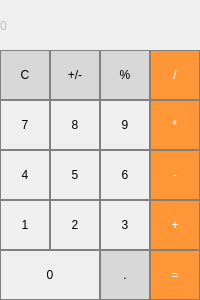
<?xml version="1.0" encoding="UTF-8"?>
<ui version="4.0">
 <class>MainWindow</class>
 <widget class="QMainWindow" name="MainWindow">
  <property name="geometry">
   <rect>
    <x>0</x>
    <y>0</y>
    <width>200</width>
    <height>300</height>
   </rect>
  </property>
  <property name="windowTitle">
   <string>СПЗ лабораторные</string>
  </property>
  <widget class="QWidget" name="centralwidget">
   <widget class="QPushButton" name="ResultButton">
    <property name="enabled">
     <bool>true</bool>
    </property>
    <property name="geometry">
     <rect>
      <x>150</x>
      <y>250</y>
      <width>50</width>
      <height>50</height>
     </rect>
    </property>
    <property name="styleSheet">
     <string notr="true">QPushButton {
  background-color: rgb(255, 151, 57);
  color: white; 
  border: 1px solid gray;
}

QPushButton:pressed {
    background-color: qlineargradient(x1: 0, y1: 0, x2: 0, y2: 1,
                                      stop: 0 #FF7832, stop: 1 #FF9739);
}</string>
    </property>
    <property name="text">
     <string>=</string>
    </property>
   </widget>
   <widget class="QPushButton" name="DivideButton">
    <property name="enabled">
     <bool>true</bool>
    </property>
    <property name="geometry">
     <rect>
      <x>150</x>
      <y>50</y>
      <width>50</width>
      <height>50</height>
     </rect>
    </property>
    <property name="styleSheet">
     <string notr="true">QPushButton {
  background-color: rgb(255, 151, 57);
  color: white; 
  border: 1px solid gray;
}

QPushButton:pressed {
    background-color: qlineargradient(x1: 0, y1: 0, x2: 0, y2: 1,
                                      stop: 0 #FF7832, stop: 1 #FF9739);
}</string>
    </property>
    <property name="text">
     <string>/</string>
    </property>
   </widget>
   <widget class="QPushButton" name="PlusButton">
    <property name="enabled">
     <bool>true</bool>
    </property>
    <property name="geometry">
     <rect>
      <x>150</x>
      <y>200</y>
      <width>50</width>
      <height>50</height>
     </rect>
    </property>
    <property name="styleSheet">
     <string notr="true">QPushButton {
  background-color: rgb(255, 151, 57);
  color: white; 
  border: 1px solid gray;
}

QPushButton:pressed {
    background-color: qlineargradient(x1: 0, y1: 0, x2: 0, y2: 1,
                                      stop: 0 #FF7832, stop: 1 #FF9739);
}</string>
    </property>
    <property name="text">
     <string>+</string>
    </property>
   </widget>
   <widget class="QPushButton" name="FourButton">
    <property name="enabled">
     <bool>true</bool>
    </property>
    <property name="geometry">
     <rect>
      <x>0</x>
      <y>150</y>
      <width>50</width>
      <height>50</height>
     </rect>
    </property>
    <property name="styleSheet">
     <string notr="true">QPushButton {
   border: 1px solid gray;
}
QPushButton:pressed {
    background-color: qlineargradient(x1: 0, y1: 0, x2: 0, y2: 1,
                                      stop: 0 #dadbde, stop: 1 #f6f7fa);
}</string>
    </property>
    <property name="text">
     <string>4</string>
    </property>
   </widget>
   <widget class="QPushButton" name="OneButton">
    <property name="enabled">
     <bool>true</bool>
    </property>
    <property name="geometry">
     <rect>
      <x>0</x>
      <y>200</y>
      <width>50</width>
      <height>50</height>
     </rect>
    </property>
    <property name="styleSheet">
     <string notr="true">QPushButton {
   border: 1px solid gray;
}
QPushButton:pressed {
    background-color: qlineargradient(x1: 0, y1: 0, x2: 0, y2: 1,
                                      stop: 0 #dadbde, stop: 1 #f6f7fa);
}</string>
    </property>
    <property name="text">
     <string>1</string>
    </property>
   </widget>
   <widget class="QPushButton" name="FiveButton">
    <property name="enabled">
     <bool>true</bool>
    </property>
    <property name="geometry">
     <rect>
      <x>50</x>
      <y>150</y>
      <width>50</width>
      <height>50</height>
     </rect>
    </property>
    <property name="styleSheet">
     <string notr="true">QPushButton {
   border: 1px solid gray;
}
QPushButton:pressed {
    background-color: qlineargradient(x1: 0, y1: 0, x2: 0, y2: 1,
                                      stop: 0 #dadbde, stop: 1 #f6f7fa);
}</string>
    </property>
    <property name="text">
     <string>5</string>
    </property>
   </widget>
   <widget class="QPushButton" name="TwoButton">
    <property name="enabled">
     <bool>true</bool>
    </property>
    <property name="geometry">
     <rect>
      <x>50</x>
      <y>200</y>
      <width>50</width>
      <height>50</height>
     </rect>
    </property>
    <property name="styleSheet">
     <string notr="true">QPushButton {
   border: 1px solid gray;
}
QPushButton:pressed {
    background-color: qlineargradient(x1: 0, y1: 0, x2: 0, y2: 1,
                                      stop: 0 #dadbde, stop: 1 #f6f7fa);
}</string>
    </property>
    <property name="text">
     <string>2</string>
    </property>
   </widget>
   <widget class="QPushButton" name="MinusButton">
    <property name="enabled">
     <bool>true</bool>
    </property>
    <property name="geometry">
     <rect>
      <x>150</x>
      <y>150</y>
      <width>50</width>
      <height>50</height>
     </rect>
    </property>
    <property name="styleSheet">
     <string notr="true">QPushButton {
  background-color: rgb(255, 151, 57);
  color: white; 
  border: 1px solid gray;
}

QPushButton:pressed {
    background-color: qlineargradient(x1: 0, y1: 0, x2: 0, y2: 1,
                                      stop: 0 #FF7832, stop: 1 #FF9739);
}</string>
    </property>
    <property name="text">
     <string>-</string>
    </property>
   </widget>
   <widget class="QPushButton" name="SignButton">
    <property name="enabled">
     <bool>true</bool>
    </property>
    <property name="geometry">
     <rect>
      <x>50</x>
      <y>50</y>
      <width>50</width>
      <height>50</height>
     </rect>
    </property>
    <property name="styleSheet">
     <string notr="true">QPushButton {
  background-color: rgb(215, 215, 215);
  border: 1px solid gray;
}
QPushButton:pressed {
    background-color: qlineargradient(x1: 0, y1: 0, x2: 0, y2: 1,
                                      stop: 0 #BEBEBE, stop: 1 #D7D7D7);
}</string>
    </property>
    <property name="text">
     <string>+/-</string>
    </property>
   </widget>
   <widget class="QPushButton" name="EightButton">
    <property name="enabled">
     <bool>true</bool>
    </property>
    <property name="geometry">
     <rect>
      <x>50</x>
      <y>100</y>
      <width>50</width>
      <height>50</height>
     </rect>
    </property>
    <property name="styleSheet">
     <string notr="true">QPushButton {
   border: 1px solid gray;
}
QPushButton:pressed {
    background-color: qlineargradient(x1: 0, y1: 0, x2: 0, y2: 1,
                                      stop: 0 #dadbde, stop: 1 #f6f7fa);
}</string>
    </property>
    <property name="text">
     <string>8</string>
    </property>
   </widget>
   <widget class="QPushButton" name="SeparatorButton">
    <property name="enabled">
     <bool>true</bool>
    </property>
    <property name="geometry">
     <rect>
      <x>100</x>
      <y>250</y>
      <width>50</width>
      <height>50</height>
     </rect>
    </property>
    <property name="styleSheet">
     <string notr="true">QPushButton {
  background-color: rgb(215, 215, 215);
  border: 1px solid gray;
}
QPushButton:pressed {
    background-color: qlineargradient(x1: 0, y1: 0, x2: 0, y2: 1,
                                      stop: 0 #BEBEBE, stop: 1 #D7D7D7);
}</string>
    </property>
    <property name="text">
     <string>.</string>
    </property>
   </widget>
   <widget class="QPushButton" name="PercentButton">
    <property name="enabled">
     <bool>true</bool>
    </property>
    <property name="geometry">
     <rect>
      <x>100</x>
      <y>50</y>
      <width>50</width>
      <height>50</height>
     </rect>
    </property>
    <property name="styleSheet">
     <string notr="true">QPushButton {
  background-color: rgb(215, 215, 215);
  border: 1px solid gray;
}
QPushButton:pressed {
    background-color: qlineargradient(x1: 0, y1: 0, x2: 0, y2: 1,
                                      stop: 0 #BEBEBE, stop: 1 #D7D7D7);
}</string>
    </property>
    <property name="text">
     <string>%</string>
    </property>
   </widget>
   <widget class="QPushButton" name="MultiplyButton">
    <property name="enabled">
     <bool>true</bool>
    </property>
    <property name="geometry">
     <rect>
      <x>150</x>
      <y>100</y>
      <width>50</width>
      <height>50</height>
     </rect>
    </property>
    <property name="styleSheet">
     <string notr="true">QPushButton {
  background-color: rgb(255, 151, 57);
  color: white; 
  border: 1px solid gray;
}

QPushButton:pressed {
    background-color: qlineargradient(x1: 0, y1: 0, x2: 0, y2: 1,
                                      stop: 0 #FF7832, stop: 1 #FF9739);
}</string>
    </property>
    <property name="text">
     <string>*</string>
    </property>
   </widget>
   <widget class="QLabel" name="CalcLabel">
    <property name="enabled">
     <bool>false</bool>
    </property>
    <property name="geometry">
     <rect>
      <x>0</x>
      <y>0</y>
      <width>200</width>
      <height>51</height>
     </rect>
    </property>
    <property name="styleSheet">
     <string notr="true">QLabel {
	qproperty-alignment: 'AlignVCenter | AlignRight';
	border: 1px solid gray;
}

background-color: white;</string>
    </property>
    <property name="inputMethodHints">
     <set>Qt::ImhNone</set>
    </property>
    <property name="text">
     <string>0</string>
    </property>
    <property name="textFormat">
     <enum>Qt::PlainText</enum>
    </property>
   </widget>
   <widget class="QPushButton" name="SevenButton">
    <property name="enabled">
     <bool>true</bool>
    </property>
    <property name="geometry">
     <rect>
      <x>0</x>
      <y>100</y>
      <width>50</width>
      <height>50</height>
     </rect>
    </property>
    <property name="styleSheet">
     <string notr="true">QPushButton {
   border: 1px solid gray;
}
QPushButton:pressed {
    background-color: qlineargradient(x1: 0, y1: 0, x2: 0, y2: 1,
                                      stop: 0 #dadbde, stop: 1 #f6f7fa);
}</string>
    </property>
    <property name="text">
     <string>7</string>
    </property>
   </widget>
   <widget class="QPushButton" name="ThreeButton">
    <property name="enabled">
     <bool>true</bool>
    </property>
    <property name="geometry">
     <rect>
      <x>100</x>
      <y>200</y>
      <width>50</width>
      <height>50</height>
     </rect>
    </property>
    <property name="styleSheet">
     <string notr="true">QPushButton {
   border: 1px solid gray;
}
QPushButton:pressed {
    background-color: qlineargradient(x1: 0, y1: 0, x2: 0, y2: 1,
                                      stop: 0 #dadbde, stop: 1 #f6f7fa);
}</string>
    </property>
    <property name="text">
     <string>3</string>
    </property>
   </widget>
   <widget class="QPushButton" name="ZeroButton">
    <property name="enabled">
     <bool>true</bool>
    </property>
    <property name="geometry">
     <rect>
      <x>0</x>
      <y>250</y>
      <width>100</width>
      <height>50</height>
     </rect>
    </property>
    <property name="styleSheet">
     <string notr="true">QPushButton {
   border: 1px solid gray;
}
QPushButton:pressed {
    background-color: qlineargradient(x1: 0, y1: 0, x2: 0, y2: 1,
                                      stop: 0 #dadbde, stop: 1 #f6f7fa);
}</string>
    </property>
    <property name="text">
     <string>0</string>
    </property>
   </widget>
   <widget class="QPushButton" name="NineButton">
    <property name="enabled">
     <bool>true</bool>
    </property>
    <property name="geometry">
     <rect>
      <x>100</x>
      <y>100</y>
      <width>50</width>
      <height>50</height>
     </rect>
    </property>
    <property name="styleSheet">
     <string notr="true">QPushButton {
   border: 1px solid gray;
}
QPushButton:pressed {
    background-color: qlineargradient(x1: 0, y1: 0, x2: 0, y2: 1,
                                      stop: 0 #dadbde, stop: 1 #f6f7fa);
}</string>
    </property>
    <property name="text">
     <string>9</string>
    </property>
   </widget>
   <widget class="QPushButton" name="SixButton">
    <property name="enabled">
     <bool>true</bool>
    </property>
    <property name="geometry">
     <rect>
      <x>100</x>
      <y>150</y>
      <width>50</width>
      <height>50</height>
     </rect>
    </property>
    <property name="styleSheet">
     <string notr="true">QPushButton {
   border: 1px solid gray;
}
QPushButton:pressed {
    background-color: qlineargradient(x1: 0, y1: 0, x2: 0, y2: 1,
                                      stop: 0 #dadbde, stop: 1 #f6f7fa);
}</string>
    </property>
    <property name="text">
     <string>6</string>
    </property>
   </widget>
   <widget class="QPushButton" name="ClearButton">
    <property name="enabled">
     <bool>true</bool>
    </property>
    <property name="geometry">
     <rect>
      <x>0</x>
      <y>50</y>
      <width>50</width>
      <height>50</height>
     </rect>
    </property>
    <property name="styleSheet">
     <string notr="true">QPushButton {
  background-color: rgb(215, 215, 215);
  border: 1px solid gray;
}
QPushButton:pressed {
    background-color: qlineargradient(x1: 0, y1: 0, x2: 0, y2: 1,
                                      stop: 0 #BEBEBE, stop: 1 #D7D7D7);
}</string>
    </property>
    <property name="text">
     <string>С</string>
    </property>
   </widget>
  </widget>
 </widget>
 <resources/>
 <connections/>
</ui>
